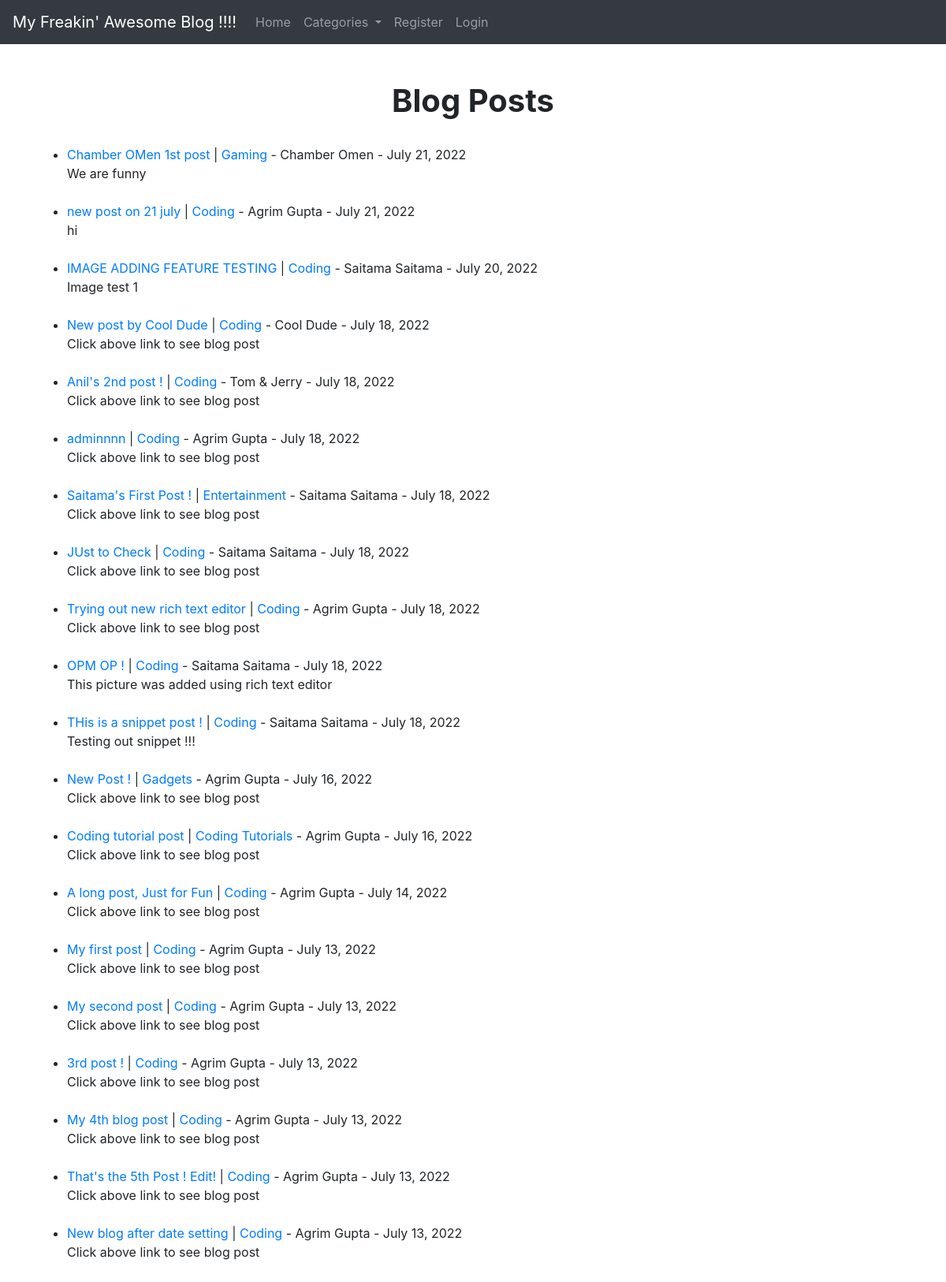
The page / on the database its author committed.
### final_app/models.py (models this page shows, shortened)
class Post(models.Model):
    title = models.CharField(max_length=255)
    header_image = models.ImageField(
        null=True, blank=True, upload_to="images/")
    title_tag = models.CharField(max_length=255)
    author = models.ForeignKey(User, on_delete=models.CASCADE)
    body = RichTextField(blank=True, null=True)
    post_date = models.DateField(auto_now_add=True)
    category = models.CharField(max_length=255, default='coding')
    snippet = models.CharField(
        max_length=255)
    likes = models.ManyToManyField(User, related_name='blog_posts')

### final_app/views.py (the view)
# urls.py: path('', HomeView.as_view(), name='home'),
class HomeView(ListView):
    model = Post
    template_name = 'home.html'
    ordering = ['-post_date']
    def get_context_data(self, *args, **kwargs):
        cat_menu = Category.objects.all()
        context = super(HomeView, self).get_context_data(*args, **kwargs)
        context["cat_menu"] = cat_menu
        return context

### final_app/models.py (called while the page is built)
    def __str__(self):
        return self.name

### final_app/templates/home.html (shortened to what this page needs)
{% extends 'base.html' %}
{% block content %}
<center>
    <h1><strong>
            Blog Posts
        </strong></h1>
</center><br />
<ul>
    {% for post in object_list %}
    <li><a href="{% url 'details_post' post.pk %}"> {{post.title}} </a>| <a
            href="{% url 'category' post.category|slugify %}">{{post.category}}</a> - {{post.author.first_name}}
        {{post.author.last_name}} - {{post.post_date}}
        <br />
        {{post.snippet}}
    </li><br />
    {% endfor %}
</ul>
{% endblock %}

### rows shown on the page
Post: title "Chamber OMen 1st post", category "Gaming", author.first_name "Chamber", author.last_name "Omen", post_date "July 21, 2022", snippet "We are funny"
Post: title "new post on 21 july", category "Coding", author.first_name "Agrim", author.last_name "Gupta", post_date "July 21, 2022", snippet "hi"
Post: title "IMAGE ADDING FEATURE TESTING", category "Coding", author.first_name "Saitama", author.last_name "Saitama", post_date "July 20, 2022", snippet "Image test 1"
Post: title "New post by Cool Dude", category "Coding", author.first_name "Cool", author.last_name "Dude", post_date "July 18, 2022", snippet "Click above link to see blog post"
Post: title "Anil's 2nd post !", category "Coding", author.first_name "Tom &", author.last_name "Jerry", post_date "July 18, 2022", snippet "Click above link to see blog post"
Post: title "adminnnn", category "Coding", author.first_name "Agrim", author.last_name "Gupta", post_date "July 18, 2022", snippet "Click above link to see blog post"
Post: title "Saitama's First Post !", category "Entertainment", author.first_name "Saitama", author.last_name "Saitama", post_date "July 18, 2022", snippet "Click above link to see blog post"
Post: title "JUst to Check", category "Coding", author.first_name "Saitama", author.last_name "Saitama", post_date "July 18, 2022", snippet "Click above link to see blog post"
Post: title "Trying out new rich text editor", category "Coding", author.first_name "Agrim", author.last_name "Gupta", post_date "July 18, 2022", snippet "Click above link to see blog post"
Post: title "OPM OP !", category "Coding", author.first_name "Saitama", author.last_name "Saitama", post_date "July 18, 2022", snippet "This picture was added using rich text editor"
Post: title "THis is a snippet post !", category "Coding", author.first_name "Saitama", author.last_name "Saitama", post_date "July 18, 2022", snippet "Testing out snippet !!!"
Post: title "New Post !", category "Gadgets", author.first_name "Agrim", author.last_name "Gupta", post_date "July 16, 2022", snippet "Click above link to see blog post"
Post: title "Coding tutorial post", category "Coding Tutorials", author.first_name "Agrim", author.last_name "Gupta", post_date "July 16, 2022", snippet "Click above link to see blog post"
Post: title "A long post, Just for Fun", category "Coding", author.first_name "Agrim", author.last_name "Gupta", post_date "July 14, 2022", snippet "Click above link to see blog post"
Post: title "My first post", category "Coding", author.first_name "Agrim", author.last_name "Gupta", post_date "July 13, 2022", snippet "Click above link to see blog post"
Post: title "My second post", category "Coding", author.first_name "Agrim", author.last_name "Gupta", post_date "July 13, 2022", snippet "Click above link to see blog post"
Post: title "3rd post !", category "Coding", author.first_name "Agrim", author.last_name "Gupta", post_date "July 13, 2022", snippet "Click above link to see blog post"
Post: title "My 4th blog post", category "Coding", author.first_name "Agrim", author.last_name "Gupta", post_date "July 13, 2022", snippet "Click above link to see blog post"
Post: title "That's the 5th Post ! Edit!", category "Coding", author.first_name "Agrim", author.last_name "Gupta", post_date "July 13, 2022", snippet "Click above link to see blog post"
Post: title "New blog after date setting", category "Coding", author.first_name "Agrim", author.last_name "Gupta", post_date "July 13, 2022", snippet "Click above link to see blog post"
